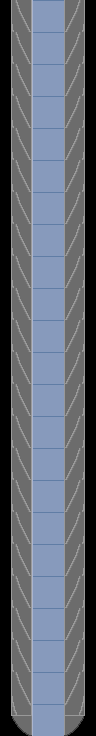

Below is a game level as drawn by its tile map, then a one-line description and the .tmx that defines it (tile-layer data replaced by summaries):
An orthogonal 3x23 tile map with 32x32 px tiles, 2 tile layers (Capa de PCapa de patrones 2atrones 1, Capa de patrones 2), 2 tilesets.

<map version="1.0" orientation="orthogonal" renderorder="right-down" width="3" height="23" tilewidth="32" tileheight="32">
 <tileset firstgid="1" name="generic_background" tilewidth="32" tileheight="32">
  <image source="generic_background.png" width="864" height="832" />
 </tileset>
 <tileset firstgid="703" name="space-base-1" tilewidth="32" tileheight="32">
  <image source="space-base-1.png" width="512" height="512" />
 </tileset>
 <layer name="Capa de PCapa de patrones 2atrones 1" width="3" height="23">
  <data>[69 cells, 69 non-empty, 5 distinct tile ids]</data>
 </layer>
 <layer name="Capa de patrones 2" width="3" height="23">
  <data>[69 cells, 0 non-empty, 0 distinct tile ids]</data>
 </layer>
</map>
